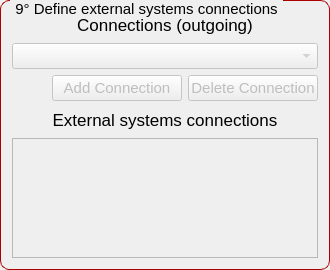
               <widget class="QGroupBox" name="groupBox_22">
                <property name="minimumSize">
                 <size>
                  <width>0</width>
                  <height>270</height>
                 </size>
                </property>
                <property name="maximumSize">
                 <size>
                  <width>16777215</width>
                  <height>270</height>
                 </size>
                </property>
                <property name="styleSheet">
                 <string notr="true">QGroupBox {
    border: 1px solid rgb(170, 0, 0);
    border-radius: 9px;
    margin-top: 0.5em;
    font-size: 15px;
}

QGroupBox::title {
    subcontrol-origin: margin;
    left: 10px;
    padding: 0 3px 0 3px;
}</string>
                </property>
                <property name="title">
                 <string>9° Define external systems connections</string>
                </property>
                <layout class="QGridLayout" name="gridLayout_36">
                 <item row="0" column="0">
                  <layout class="QVBoxLayout" name="verticalLayout_34">
                   <property name="leftMargin">
                    <number>0</number>
                   </property>
                   <item>
                    <widget class="QLabel" name="label_62">
                     <property name="font">
                      <font>
                       <pointsize>13</pointsize>
                      </font>
                     </property>
                     <property name="text">
                      <string>Connections (outgoing)</string>
                     </property>
                     <property name="alignment">
                      <set>Qt::AlignCenter</set>
                     </property>
                    </widget>
                   </item>
                   <item>
                    <widget class="QComboBox" name="combobox_exts_connection">
                     <property name="enabled">
                      <bool>false</bool>
                     </property>
                     <property name="font">
                      <font>
                       <pointsize>11</pointsize>
                      </font>
                     </property>
                     <property name="focusPolicy">
                      <enum>Qt::StrongFocus</enum>
                     </property>
                    </widget>
                   </item>
                   <item>
                    <layout class="QHBoxLayout" name="horizontalLayout_40">
                     <item>
                      <spacer name="horizontalSpacer_19">
                       <property name="orientation">
                        <enum>Qt::Horizontal</enum>
                       </property>
                       <property name="sizeHint" stdset="0">
                        <size>
                         <width>40</width>
                         <height>20</height>
                        </size>
                       </property>
                      </spacer>
                     </item>
                     <item>
                      <widget class="QPushButton" name="button_add_exts_connection">
                       <property name="enabled">
                        <bool>false</bool>
                       </property>
                       <property name="minimumSize">
                        <size>
                         <width>130</width>
                         <height>0</height>
                        </size>
                       </property>
                       <property name="maximumSize">
                        <size>
                         <width>130</width>
                         <height>16777215</height>
                        </size>
                       </property>
                       <property name="font">
                        <font>
                         <pointsize>11</pointsize>
                        </font>
                       </property>
                       <property name="text">
                        <string>Add Connection</string>
                       </property>
                      </widget>
                     </item>
                     <item>
                      <widget class="QPushButton" name="button_delete_exts_connection">
                       <property name="enabled">
                        <bool>false</bool>
                       </property>
                       <property name="minimumSize">
                        <size>
                         <width>130</width>
                         <height>0</height>
                        </size>
                       </property>
                       <property name="maximumSize">
                        <size>
                         <width>130</width>
                         <height>16777215</height>
                        </size>
                       </property>
                       <property name="font">
                        <font>
                         <pointsize>11</pointsize>
                        </font>
                       </property>
                       <property name="text">
                        <string>Delete Connection</string>
                       </property>
                      </widget>
                     </item>
                    </layout>
                   </item>
                   <item>
                    <widget class="QLabel" name="label_63">
                     <property name="font">
                      <font>
                       <pointsize>13</pointsize>
                      </font>
                     </property>
                     <property name="text">
                      <string>External systems connections</string>
                     </property>
                     <property name="alignment">
                      <set>Qt::AlignCenter</set>
                     </property>
                    </widget>
                   </item>
                   <item>
                    <widget class="QListWidget" name="listwidget_exts_connection">
                     <property name="enabled">
                      <bool>false</bool>
                     </property>
                     <property name="minimumSize">
                      <size>
                       <width>0</width>
                       <height>120</height>
                      </size>
                     </property>
                     <property name="maximumSize">
                      <size>
                       <width>16777215</width>
                       <height>120</height>
                      </size>
                     </property>
                     <property name="font">
                      <font>
                       <pointsize>11</pointsize>
                      </font>
                     </property>
                     <property name="alternatingRowColors">
                      <bool>true</bool>
                     </property>
                    </widget>
                   </item>
                  </layout>
                 </item>
                </layout>
               </widget>
